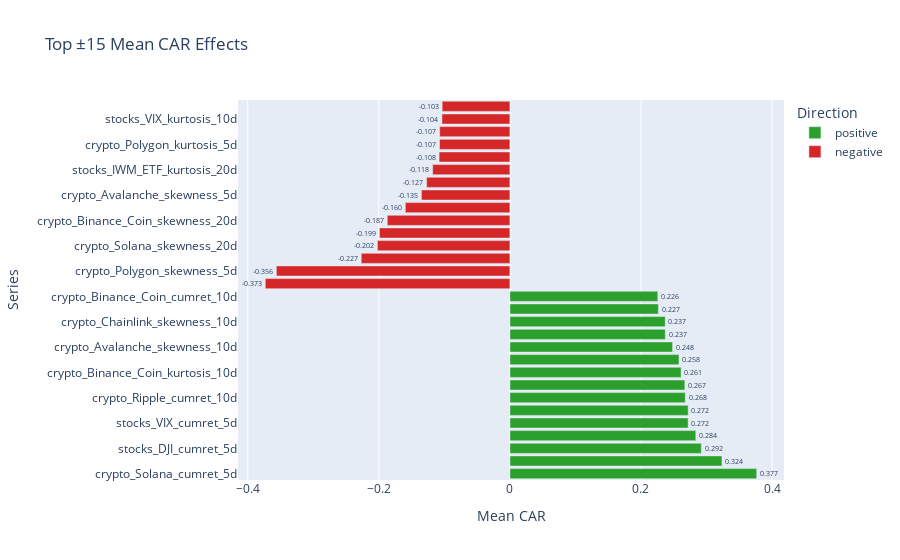

The notebook cell saved with this chart:
### Code cell
# Top positive and negative mean CAR contributions
top_n = 15
sorted_summary = event_summary.sort_values("mean_car", ascending=False)
top_positive = sorted_summary.head(top_n).assign(direction="positive")
top_negative = event_summary.sort_values("mean_car").head(top_n).assign(direction="negative")
combined = pd.concat([top_positive, top_negative])
combined = combined.reset_index().rename(columns={"index": "series"})

fig = px.bar(
    combined,
    x="mean_car",
    y="series",
    color="direction",
    orientation="h",
    text="mean_car",
    color_discrete_map={"positive": "#2ca02c", "negative": "#d62728"},
    title=f"Top ±{top_n} Mean CAR Effects"
)
fig.update_layout(yaxis_title="Series", xaxis_title="Mean CAR", legend_title="Direction")
fig.update_traces(texttemplate="%{x:.3f}", textposition="outside")
fig.show()

### Figure 1 — Plotly figure (JSON) as saved in the notebook; plotly's stock layout.template omitted (floating-point values rounded to 4 significant figures)
{"data": [{"hovertemplate": "direction=positive<br>mean_car=%{text}<br>series=%{y}<extra></extra>", "legendgroup": "positive", "marker": {"color": "#2ca02c", "pattern": {"shape": ""}}, "name": "positive", "orientation": "h", "showlegend": true, "text": [0.3766, 0.3235, 0.292, 0.2836, 0.272, 0.272, 0.2676, 0.2669, 0.2611, 0.258, 0.2482, 0.2371, 0.237, 0.2266, 0.2257], "textposition": "outside", "texttemplate": "%{x:.3f}", "type": "bar", "x": [0.3766, 0.3235, 0.292, 0.2836, 0.272, 0.272, 0.2676, 0.2669, 0.2611, 0.258, 0.2482, 0.2371, 0.237, 0.2266, 0.2257], "xaxis": "x", "y": ["crypto_Solana_cumret_5d", "crypto_Cardano_skewness_10d", "stocks_DJI_cumret_5d", "crypto_Solana_cumret_10d", "stocks_VIX_cumret_5d", "volatility_VIX_Index_cumret_5d", "crypto_Ripple_cumret_10d", "crypto_Binance_Coin_skewness_10d", "crypto_Binance_Coin_kurtosis_10d", "fixed_income_High_Yield_Bonds_cumret_5d", "crypto_Avalanche_skewness_10d", "stocks_QQQ_ETF_cumret_1d", "crypto_Chainlink_skewness_10d", "crypto_Polygon_skewness_10d", "crypto_Binance_Coin_cumret_10d"], "yaxis": "y"}, {"hovertemplate": "direction=negative<br>mean_car=%{text}<br>series=%{y}<extra></extra>", "legendgroup": "negative", "marker": {"color": "#d62728", "pattern": {"shape": ""}}, "name": "negative", "orientation": "h", "showlegend": true, "text": [-0.3732, -0.3564, -0.2268, -0.2022, -0.199, -0.1871, -0.1596, -0.1351, -0.1271, -0.1179, -0.1081, -0.1074, -0.1072, -0.1037, -0.1034], "textposition": "outside", "texttemplate": "%{x:.3f}", "type": "bar", "x": [-0.3732, -0.3564, -0.2268, -0.2022, -0.199, -0.1871, -0.1596, -0.1351, -0.1271, -0.1179, -0.1081, -0.1074, -0.1072, -0.1037, -0.1034], "xaxis": "x", "y": ["fixed_income_Treasury_10Y_Yield_cumret_1d", "crypto_Polygon_skewness_5d", "crypto_Avalanche_cumret_20d", "crypto_Solana_skewness_20d", "volatility_Ultra_VIX_Short_Term_skewness_10d", "crypto_Binance_Coin_skewness_20d", "stocks_RUSSELL2000_kurtosis_20d", "crypto_Avalanche_skewness_5d", "stocks_GOLD_kurtosis_10d", "stocks_IWM_ETF_kurtosis_20d", "fixed_income_Treasury_30Y_Yield_cumret_10d", "crypto_Polygon_kurtosis_5d", "crypto_Avalanche_kurtosis_5d", "stocks_VIX_kurtosis_10d", "fixed_income_Treasury_7_10Y_ETF_cumret_1d"], "yaxis": "y"}], "layout": {"barmode": "relative", "legend": {"title": {"text": "Direction"}, "tracegroupgap": 0}, "title": {"text": "Top ±15 Mean CAR Effects"}, "xaxis": {"anchor": "y", "domain": [0, 1], "title": {"text": "Mean CAR"}}, "yaxis": {"anchor": "x", "domain": [0, 1], "title": {"text": "Series"}}}}
